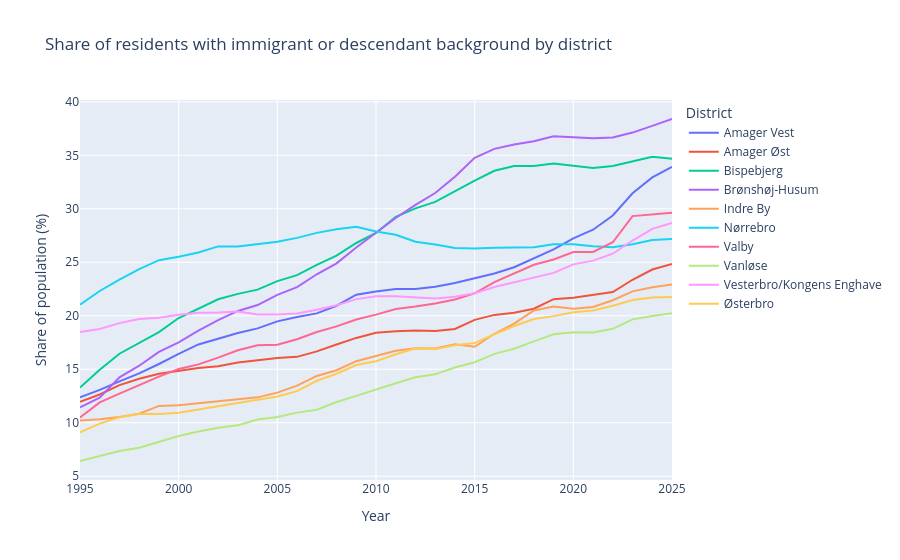

The notebook cell this image was saved under:
### Markdown cell above
### 7.3 International share of each district, 1995–2025

This is the central visualization of the project. Rather than showing raw counts, we show the *share* of residents with immigrant or descendant backgrounds — a metric that accounts for overall population growth and makes districts directly comparable. The line chart format is again appropriate because the story is temporal: we want to show diverging trajectories between districts. Without labels like 'ghetto', this chart lets the data speak: some districts internationalised dramatically, others barely changed.

### Code cell
international_groups = [
    "Immigrants of western origin",
    "Descendats of western origin",
    "Immigrants of non-western origin",
    "Descendants of non-western origin"
]

district_ancestry = population_long[
    population_long["district"].isin(main_districts)
]

international = (
    district_ancestry[district_ancestry["ancestry"].isin(international_groups)]
    .groupby(["district", "year"], as_index=False)["population"]
    .sum()
    .rename(columns={"population": "international_population"})
)

total = (
    district_ancestry[district_ancestry["ancestry"] == "Ancestry total"]
    [["district", "year", "population"]]
    .rename(columns={"population": "total_population"})
)

international_share = international.merge(total, on=["district", "year"])
international_share["international_share"] = (
    international_share["international_population"] /
    international_share["total_population"] * 100
)

fig = px.line(
    international_share,
    x="year",
    y="international_share",
    color="district",
    title="Share of residents with immigrant or descendant background by district",
    labels={
        "year": "Year",
        "international_share": "Share of population (%)",
        "district": "District"
    }
)
fig.show()

### Figure 1 — Plotly figure (JSON) as saved in the notebook; plotly's stock layout.template omitted (floating-point values rounded to 4 significant figures)
{"data": [{"hovertemplate": "District=Amager Vest<br>Year=%{x}<br>Share of population (%)=%{y}<extra></extra>", "legendgroup": "Amager Vest", "line": {"color": "#636efa", "dash": "solid"}, "marker": {"symbol": "circle"}, "mode": "lines", "name": "Amager Vest", "orientation": "v", "showlegend": true, "type": "scatter", "x": [1995, 1996, 1997, 1998, 1999, 2000, 2001, 2002, 2003, 2004, 2005, 2006, 2007, 2008, 2009, 2010, 2011, 2012, 2013, 2014, 2015, 2016, 2017, 2018, 2019, 2020, 2021, 2022, 2023, 2024, 2025], "xaxis": "x", "y": [12.37, 13.07, 13.87, 14.61, 15.49, 16.44, 17.32, 17.84, 18.39, 18.82, 19.48, 19.89, 20.22, 20.94, 21.97, 22.26, 22.51, 22.5, 22.72, 23.07, 23.53, 23.95, 24.54, 25.38, 26.2, 27.24, 28.05, 29.38, 31.45, 32.93, 33.92], "yaxis": "y"}, {"hovertemplate": "District=Amager Øst<br>Year=%{x}<br>Share of population (%)=%{y}<extra></extra>", "legendgroup": "Amager Øst", "line": {"color": "#EF553B", "dash": "solid"}, "marker": {"symbol": "circle"}, "mode": "lines", "name": "Amager Øst", "orientation": "v", "showlegend": true, "type": "scatter", "x": [1995, 1996, 1997, 1998, 1999, 2000, 2001, 2002, 2003, 2004, 2005, 2006, 2007, 2008, 2009, 2010, 2011, 2012, 2013, 2014, 2015, 2016, 2017, 2018, 2019, 2020, 2021, 2022, 2023, 2024, 2025], "xaxis": "x", "y": [11.95, 12.63, 13.52, 14.1, 14.57, 14.82, 15.12, 15.28, 15.63, 15.83, 16.04, 16.16, 16.67, 17.31, 17.93, 18.41, 18.55, 18.62, 18.58, 18.77, 19.62, 20.08, 20.29, 20.65, 21.55, 21.69, 21.95, 22.21, 23.37, 24.33, 24.83], "yaxis": "y"}, {"hovertemplate": "District=Bispebjerg<br>Year=%{x}<br>Share of population (%)=%{y}<extra></extra>", "legendgroup": "Bispebjerg", "line": {"color": "#00cc96", "dash": "solid"}, "marker": {"symbol": "circle"}, "mode": "lines", "name": "Bispebjerg", "orientation": "v", "showlegend": true, "type": "scatter", "x": [1995, 1996, 1997, 1998, 1999, 2000, 2001, 2002, 2003, 2004, 2005, 2006, 2007, 2008, 2009, 2010, 2011, 2012, 2013, 2014, 2015, 2016, 2017, 2018, 2019, 2020, 2021, 2022, 2023, 2024, 2025], "xaxis": "x", "y": [13.29, 14.95, 16.45, 17.46, 18.47, 19.79, 20.64, 21.54, 22.05, 22.44, 23.24, 23.8, 24.77, 25.61, 26.8, 27.74, 29.25, 30.04, 30.64, 31.68, 32.64, 33.55, 34.01, 34.0, 34.24, 34.04, 33.81, 34.0, 34.47, 34.87, 34.69], "yaxis": "y"}, {"hovertemplate": "District=Brønshøj-Husum<br>Year=%{x}<br>Share of population (%)=%{y}<extra></extra>", "legendgroup": "Brønshøj-Husum", "line": {"color": "#ab63fa", "dash": "solid"}, "marker": {"symbol": "circle"}, "mode": "lines", "name": "Brønshøj-Husum", "orientation": "v", "showlegend": true, "type": "scatter", "x": [1995, 1996, 1997, 1998, 1999, 2000, 2001, 2002, 2003, 2004, 2005, 2006, 2007, 2008, 2009, 2010, 2011, 2012, 2013, 2014, 2015, 2016, 2017, 2018, 2019, 2020, 2021, 2022, 2023, 2024, 2025], "xaxis": "x", "y": [11.44, 12.33, 14.24, 15.33, 16.62, 17.51, 18.6, 19.58, 20.45, 21.0, 21.96, 22.68, 23.88, 24.9, 26.38, 27.75, 29.14, 30.37, 31.47, 33.0, 34.76, 35.6, 36.02, 36.33, 36.78, 36.68, 36.6, 36.66, 37.13, 37.76, 38.4], "yaxis": "y"}, {"hovertemplate": "District=Indre By<br>Year=%{x}<br>Share of population (%)=%{y}<extra></extra>", "legendgroup": "Indre By", "line": {"color": "#FFA15A", "dash": "solid"}, "marker": {"symbol": "circle"}, "mode": "lines", "name": "Indre By", "orientation": "v", "showlegend": true, "type": "scatter", "x": [1995, 1996, 1997, 1998, 1999, 2000, 2001, 2002, 2003, 2004, 2005, 2006, 2007, 2008, 2009, 2010, 2011, 2012, 2013, 2014, 2015, 2016, 2017, 2018, 2019, 2020, 2021, 2022, 2023, 2024, 2025], "xaxis": "x", "y": [10.2, 10.33, 10.53, 10.83, 11.57, 11.63, 11.83, 12.01, 12.15, 12.37, 12.81, 13.47, 14.37, 14.9, 15.75, 16.25, 16.72, 16.96, 16.94, 17.34, 17.1, 18.32, 19.26, 20.49, 20.87, 20.66, 20.82, 21.45, 22.28, 22.66, 22.92], "yaxis": "y"}, {"hovertemplate": "District=Nørrebro<br>Year=%{x}<br>Share of population (%)=%{y}<extra></extra>", "legendgroup": "Nørrebro", "line": {"color": "#19d3f3", "dash": "solid"}, "marker": {"symbol": "circle"}, "mode": "lines", "name": "Nørrebro", "orientation": "v", "showlegend": true, "type": "scatter", "x": [1995, 1996, 1997, 1998, 1999, 2000, 2001, 2002, 2003, 2004, 2005, 2006, 2007, 2008, 2009, 2010, 2011, 2012, 2013, 2014, 2015, 2016, 2017, 2018, 2019, 2020, 2021, 2022, 2023, 2024, 2025], "xaxis": "x", "y": [21.03, 22.32, 23.38, 24.36, 25.2, 25.51, 25.91, 26.48, 26.47, 26.67, 26.91, 27.28, 27.75, 28.09, 28.32, 27.87, 27.58, 26.92, 26.67, 26.34, 26.28, 26.35, 26.4, 26.42, 26.69, 26.68, 26.49, 26.41, 26.68, 27.08, 27.18], "yaxis": "y"}, {"hovertemplate": "District=Valby<br>Year=%{x}<br>Share of population (%)=%{y}<extra></extra>", "legendgroup": "Valby", "line": {"color": "#FF6692", "dash": "solid"}, "marker": {"symbol": "circle"}, "mode": "lines", "name": "Valby", "orientation": "v", "showlegend": true, "type": "scatter", "x": [1995, 1996, 1997, 1998, 1999, 2000, 2001, 2002, 2003, 2004, 2005, 2006, 2007, 2008, 2009, 2010, 2011, 2012, 2013, 2014, 2015, 2016, 2017, 2018, 2019, 2020, 2021, 2022, 2023, 2024, 2025], "xaxis": "x", "y": [10.49, 11.9, 12.72, 13.53, 14.31, 15.03, 15.46, 16.09, 16.77, 17.23, 17.29, 17.8, 18.48, 19.0, 19.65, 20.11, 20.63, 20.86, 21.14, 21.52, 22.1, 23.15, 23.99, 24.76, 25.26, 25.96, 25.97, 26.87, 29.32, 29.44, 29.63], "yaxis": "y"}, {"hovertemplate": "District=Vanløse<br>Year=%{x}<br>Share of population (%)=%{y}<extra></extra>", "legendgroup": "Vanløse", "line": {"color": "#B6E880", "dash": "solid"}, "marker": {"symbol": "circle"}, "mode": "lines", "name": "Vanløse", "orientation": "v", "showlegend": true, "type": "scatter", "x": [1995, 1996, 1997, 1998, 1999, 2000, 2001, 2002, 2003, 2004, 2005, 2006, 2007, 2008, 2009, 2010, 2011, 2012, 2013, 2014, 2015, 2016, 2017, 2018, 2019, 2020, 2021, 2022, 2023, 2024, 2025], "xaxis": "x", "y": [6.418, 6.921, 7.356, 7.661, 8.205, 8.755, 9.172, 9.517, 9.76, 10.29, 10.53, 10.94, 11.22, 11.94, 12.5, 13.12, 13.69, 14.25, 14.54, 15.16, 15.66, 16.44, 16.92, 17.6, 18.27, 18.47, 18.44, 18.78, 19.66, 19.98, 20.24], "yaxis": "y"}, {"hovertemplate": "District=Vesterbro/Kongens Enghave<br>Year=%{x}<br>Share of population (%)=%{y}<extra></extra>", "legendgroup": "Vesterbro/Kongens Enghave", "line": {"color": "#FF97FF", "dash": "solid"}, "marker": {"symbol": "circle"}, "mode": "lines", "name": "Vesterbro/Kongens Enghave", "orientation": "v", "showlegend": true, "type": "scatter", "x": [1995, 1996, 1997, 1998, 1999, 2000, 2001, 2002, 2003, 2004, 2005, 2006, 2007, 2008, 2009, 2010, 2011, 2012, 2013, 2014, 2015, 2016, 2017, 2018, 2019, 2020, 2021, 2022, 2023, 2024, 2025], "xaxis": "x", "y": [18.48, 18.75, 19.31, 19.69, 19.81, 20.1, 20.29, 20.31, 20.41, 20.12, 20.11, 20.22, 20.56, 20.98, 21.56, 21.82, 21.83, 21.73, 21.6, 21.78, 22.11, 22.68, 23.11, 23.6, 24.01, 24.81, 25.15, 25.8, 27.03, 28.13, 28.67], "yaxis": "y"}, {"hovertemplate": "District=Østerbro<br>Year=%{x}<br>Share of population (%)=%{y}<extra></extra>", "legendgroup": "Østerbro", "line": {"color": "#FECB52", "dash": "solid"}, "marker": {"symbol": "circle"}, "mode": "lines", "name": "Østerbro", "orientation": "v", "showlegend": true, "type": "scatter", "x": [1995, 1996, 1997, 1998, 1999, 2000, 2001, 2002, 2003, 2004, 2005, 2006, 2007, 2008, 2009, 2010, 2011, 2012, 2013, 2014, 2015, 2016, 2017, 2018, 2019, 2020, 2021, 2022, 2023, 2024, 2025], "xaxis": "x", "y": [9.102, 9.915, 10.52, 10.8, 10.81, 10.92, 11.22, 11.52, 11.85, 12.08, 12.45, 12.95, 13.92, 14.58, 15.39, 15.75, 16.4, 16.94, 16.89, 17.23, 17.45, 18.27, 19.04, 19.7, 19.96, 20.33, 20.49, 20.94, 21.48, 21.71, 21.75], "yaxis": "y"}], "layout": {"legend": {"title": {"text": "District"}, "tracegroupgap": 0}, "title": {"text": "Share of residents with immigrant or descendant background by district"}, "xaxis": {"anchor": "y", "domain": [0, 1], "title": {"text": "Year"}}, "yaxis": {"anchor": "x", "domain": [0, 1], "title": {"text": "Share of population (%)"}}}}
